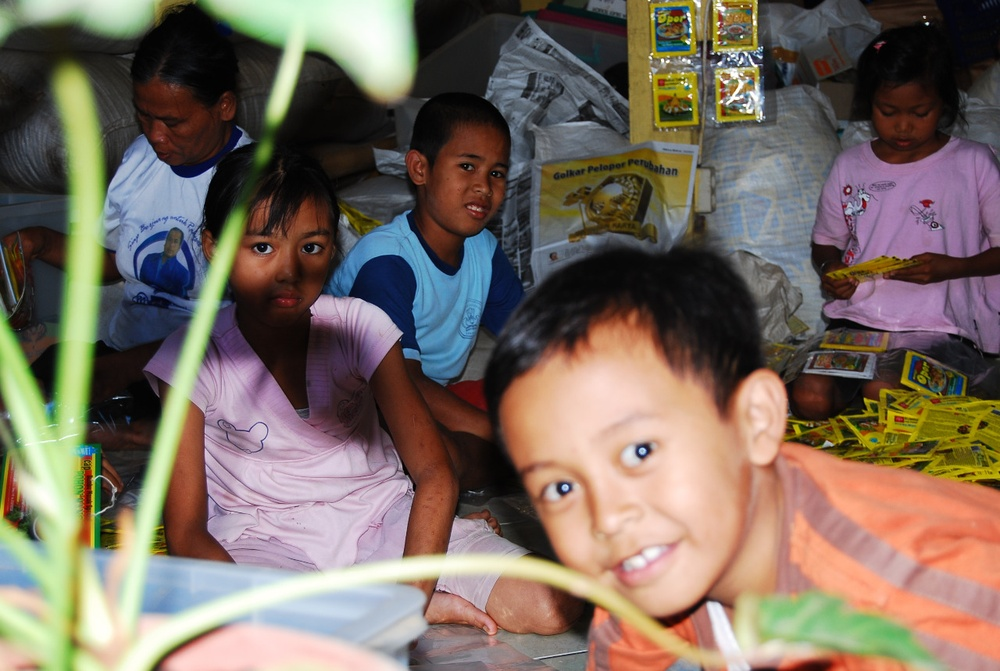
#> input picture gambar1.jpg, 1000 x 671 px, shrunk from 1280 x 859 before the run
$ jupyter execute GrayLevelSlicing.ipynb   (shell and % lines are left out)
#> lines starting #> are read from the running program, lines starting #| are printed output that depends on the picture; after the words box and inside, x2 and y2 are one past the last pixel; in counts of white or black regions, pixels touching at a corner belong together
[cell 1]
#Import Library
import cv2
import numpy as np
from skimage import data
import matplotlib.pyplot as plt

[cell 2]
# membaca gambar di folder
image = cv2.imread('gambar1.jpg', 0)
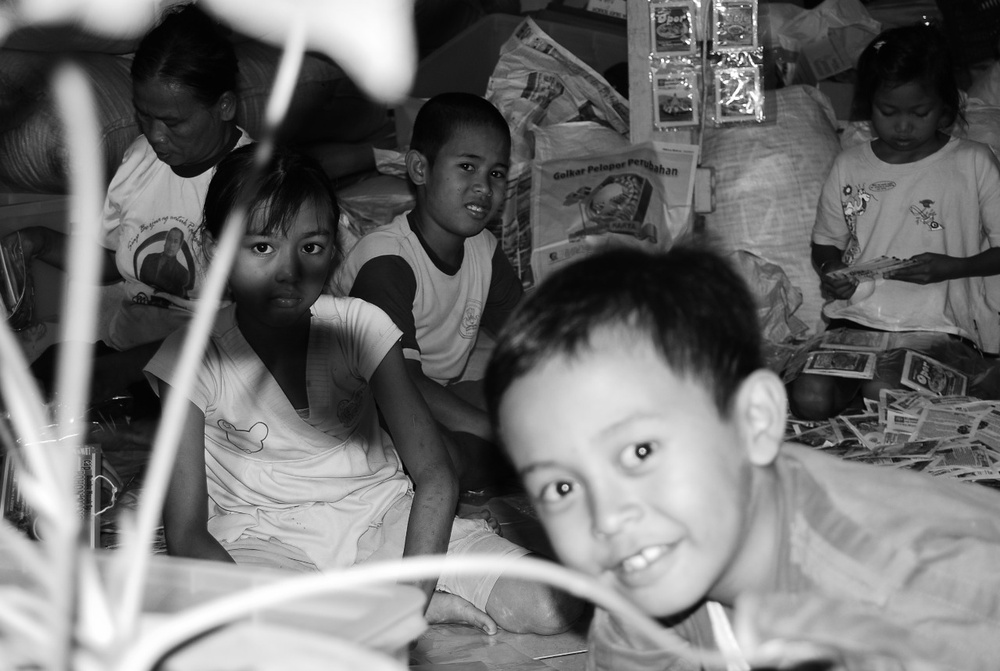
#> image: shape (671, 1000); min 0, max 255, mean 111.2

[cell 3]
# mendapatkan jumlah baris dan kolom gambar
row, column = image.shape
#> row = 671; column = 1000

# membuat array baru
image1 = np.zeros((row, column),dtype = 'uint8')

# menghitung nilai rentang terkecil dan terbesar
min_range = 10
max_range = 60

# melakukan iterasi setiap piksel menggunakan dua loop
for i in range(row):
    for j in range(column):
        if image[i,j]>min_range and image[i,j]<max_range:
            image1[i,j] = 255 # mengatur piksel menjadi putih (255) jika nilainya berada dalam range
        else:
            image1[i,j] = 0 # mengatur piksel menjadi hitam (0) jika nilainya di luar range
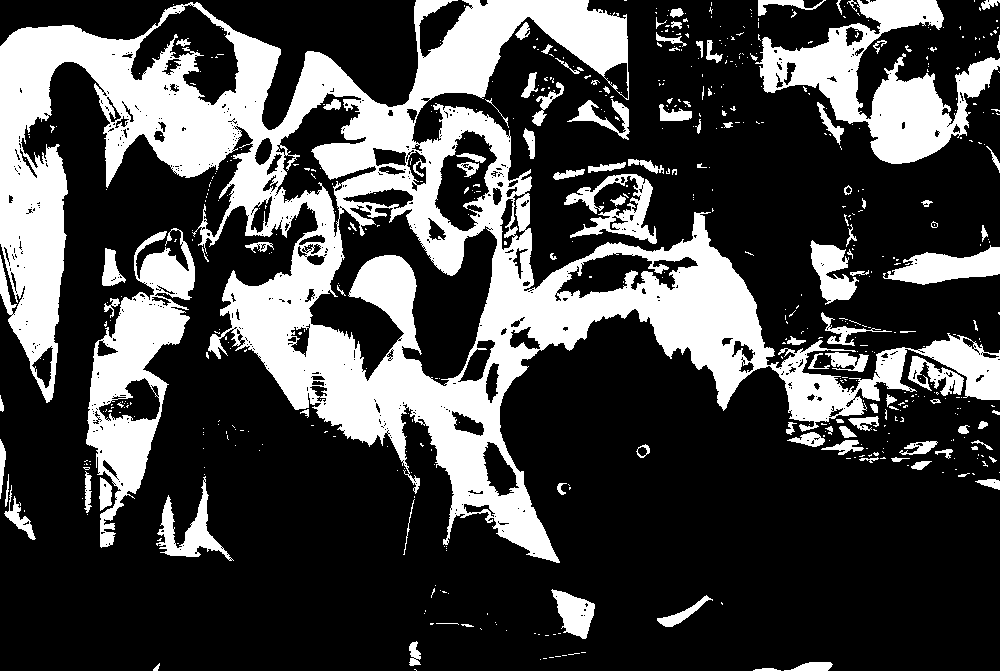
#> image1: shape (671, 1000); 27.9% white; 598 white regions (484 under 20 px), largest, box (x1, y1, x2, y2) and area: (0, 0, 1000, 563) 134861, (755, 0, 1000, 164) 14816, (86, 228, 195, 548) 12947

[cell 4]
# membuat sebuah gambar dengan ukuran 12x12 dan axes 2x2
fig, axes = plt.subplots(2, 2, figsize=(12, 12))
ax = axes.ravel()

#menampilkan citra beserta title dan histogramnya
ax[0].imshow(image, cmap=plt.cm.gray)
ax[0].set_title("Citra Input")
ax[1].hist(image.ravel(), bins=256)
ax[1].set_title('Histogram Input')

ax[2].imshow(image1, cmap=plt.cm.gray)
ax[2].set_title("Citra Output")
ax[3].hist(image1.ravel(), bins=256)
ax[3].set_title('Histogram Output')

fig.tight_layout()
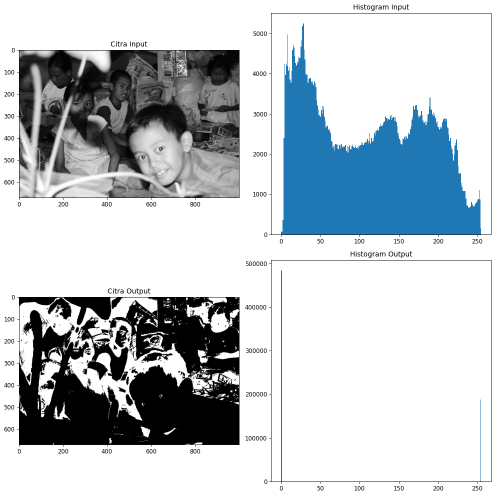
#> figure drawn by matplotlib, 4 panels; panel 2: tallest bar 5240 high, from x = 27.89 to 28.89; panel 4: tallest bar 483531 high, from x = 0 to 0.996

$ run again, with gambar2.jpg copied over gambar1.jpg
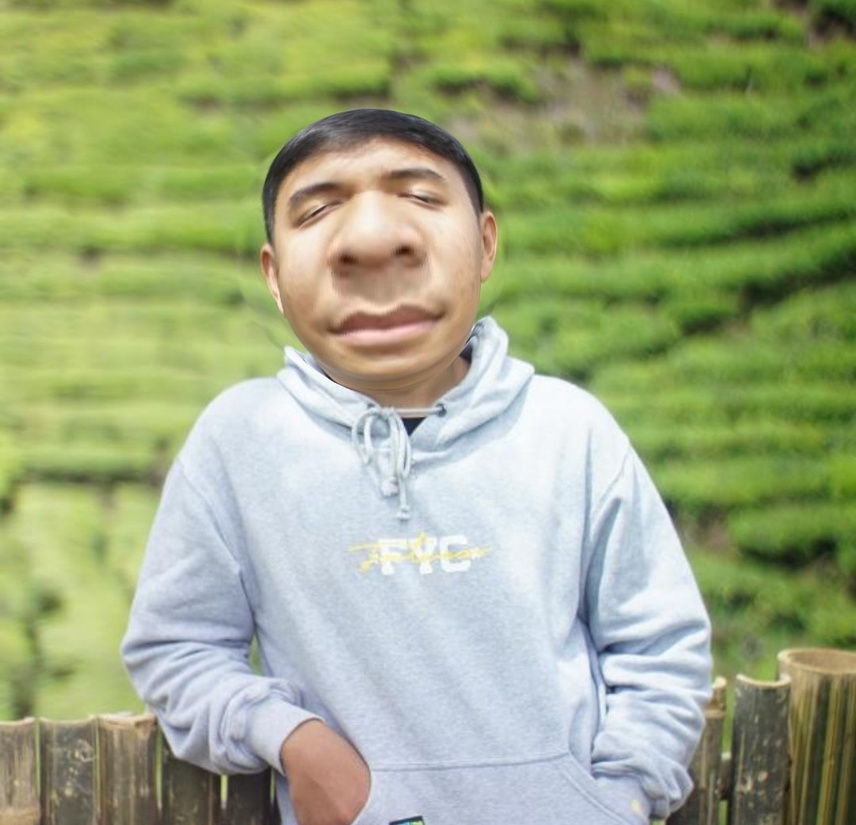
#> input picture gambar2.jpg, 856 x 825 px, shrunk from 1080 x 1041 before the run
#> after the loop `for i in range(row):`:
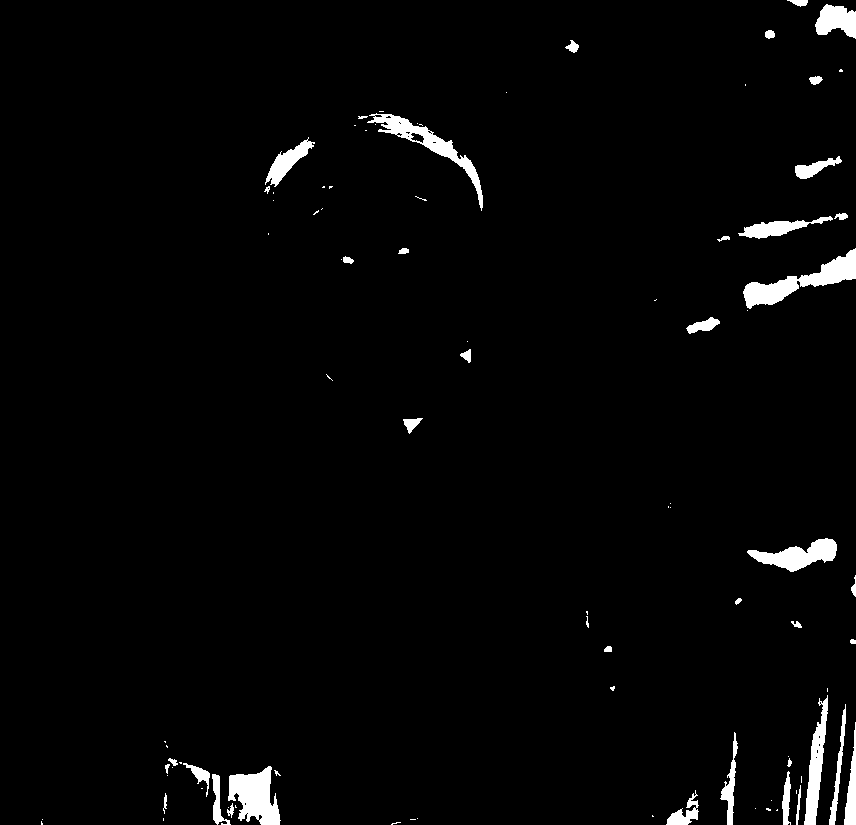
#> image1: shape (825, 856); 2.4% white; 92 white regions (51 under 20 px), largest, box (x1, y1, x2, y2) and area: (743, 248, 856, 309) 2191, (228, 766, 281, 825) 1933, (367, 113, 483, 211) 1719
#> `[cell 4] # membuat sebuah gambar dengan ukuran 12x12 dan axes 2x2 fig,..`:
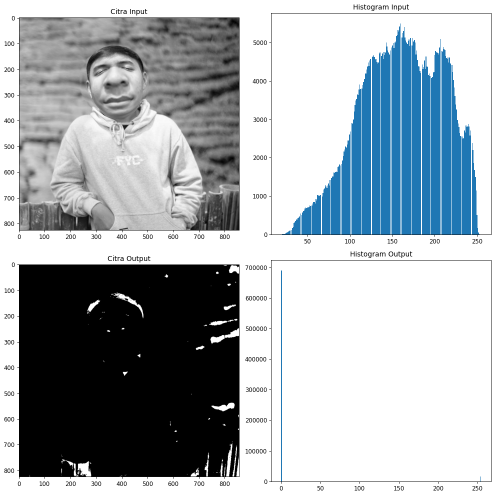
#> figure drawn by matplotlib, 4 panels; panel 2: tallest bar 5493 high, from x = 159.1 to 160; panel 4: tallest bar 689500 high, from x = 0 to 0.996

$ run again, with burung.jpg copied over gambar1.jpg
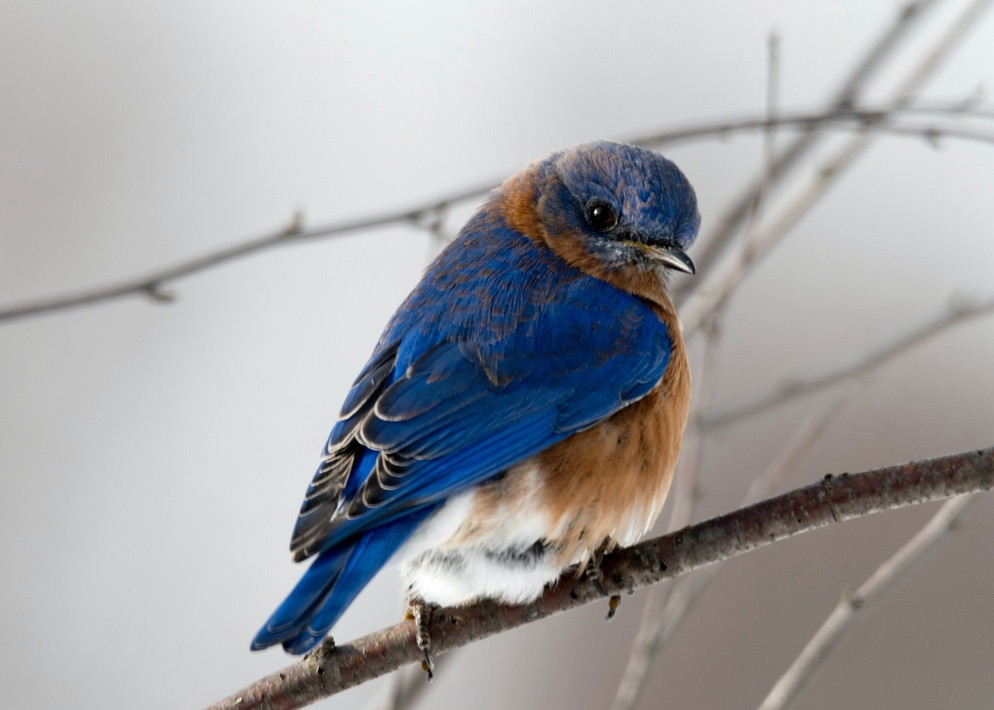
#> input picture burung.jpg, 994 x 710 px, shrunk from 4167 x 2976 before the run
#> after the loop `for i in range(row):`:
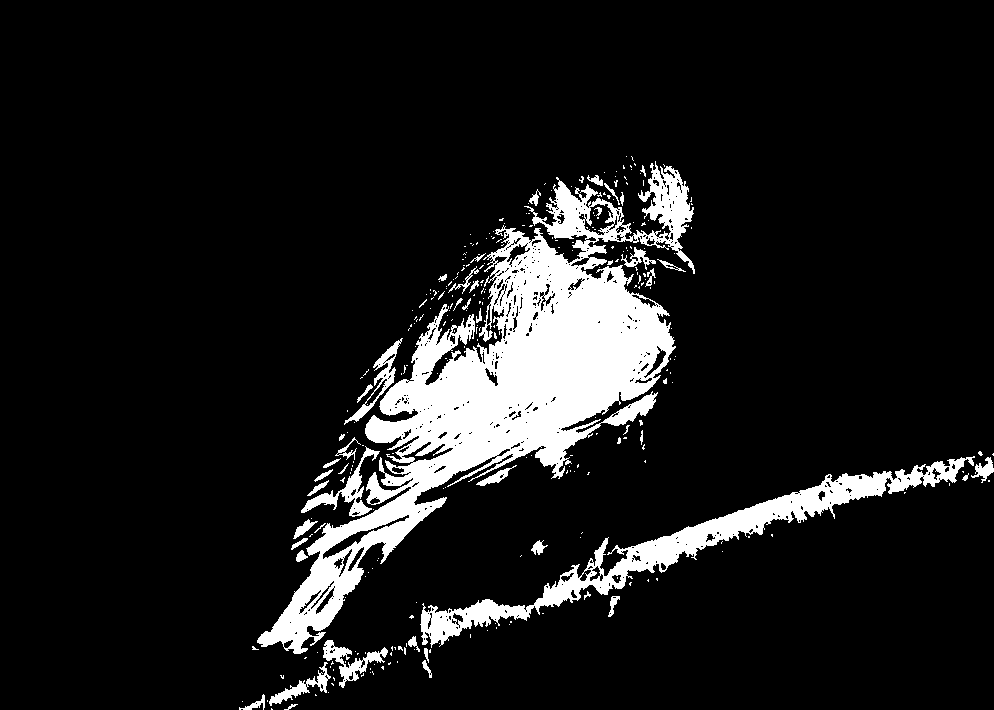
#> image1: shape (710, 994); 10.6% white; 302 white regions (255 under 20 px), largest, box (x1, y1, x2, y2) and area: (257, 161, 695, 654) 55332, (420, 456, 975, 648) 12130, (301, 446, 380, 517) 1124
#> `[cell 4] # membuat sebuah gambar dengan ukuran 12x12 dan axes 2x2 fig,..`:
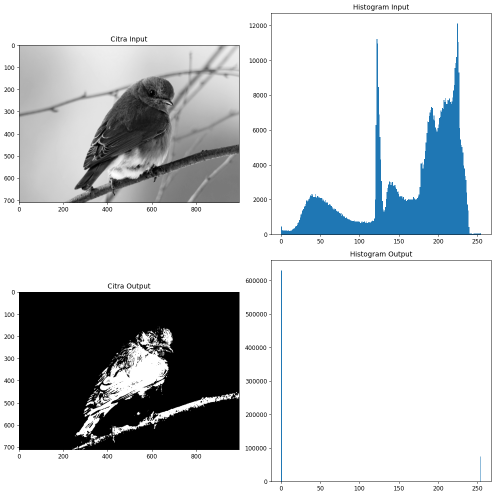
#> figure drawn by matplotlib, 4 panels; panel 2: tallest bar 12109 high, from x = 224.1 to 225.1; panel 4: tallest bar 630703 high, from x = 0 to 0.996
